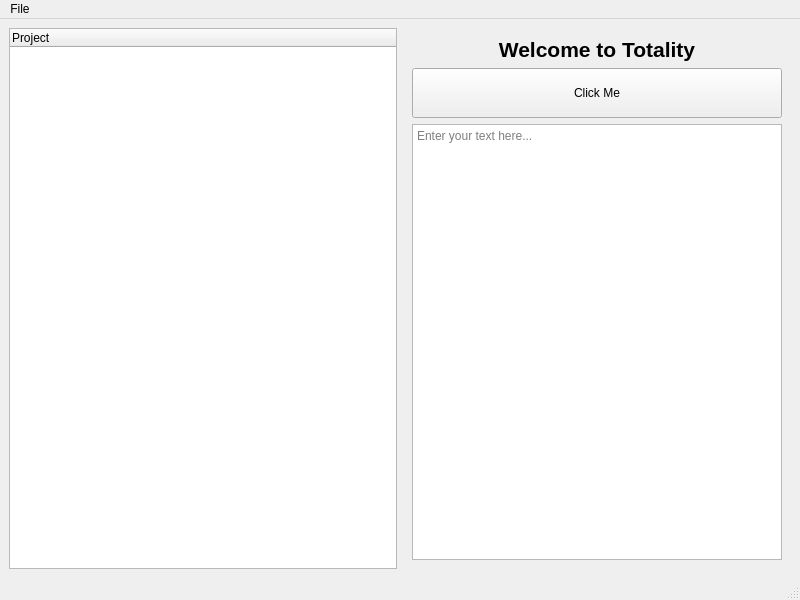
<?xml version="1.0" encoding="UTF-8"?>
<ui version="4.0">
 <class>MainWindow</class>
 <widget class="QMainWindow" name="MainWindow">
  <property name="geometry">
   <rect>
    <x>0</x>
    <y>0</y>
    <width>800</width>
    <height>600</height>
   </rect>
  </property>
  <property name="windowTitle">
   <string>Totality</string>
  </property>
  <widget class="QWidget" name="centralwidget">
   <layout class="QHBoxLayout" name="horizontalLayout">
    <item>
     <widget class="QTreeWidget" name="treeWidget">
      <property name="maximumWidth">
       <number>250</number>
      </property>
      <property name="minimumWidth">
       <number>200</number>
      </property>
      <column>
       <property name="text">
        <string>Project</string>
       </property>
      </column>
     </widget>
    </item>
    <item>
     <widget class="QWidget" name="rightWidget">
      <layout class="QVBoxLayout" name="verticalLayout">
       <item>
        <widget class="QLabel" name="titleLabel">
         <property name="text">
          <string>Welcome to Totality</string>
         </property>
         <property name="alignment">
          <set>Qt::AlignCenter</set>
         </property>
         <property name="font">
          <font>
           <pointsize>16</pointsize>
           <bold>true</bold>
          </font>
         </property>
        </widget>
       </item>
       <item>
        <widget class="QPushButton" name="actionButton">
         <property name="text">
          <string>Click Me</string>
         </property>
         <property name="minimumSize">
          <size>
           <width>200</width>
           <height>50</height>
          </size>
         </property>
        </widget>
       </item>
       <item>
        <widget class="QTextEdit" name="textEdit">
         <property name="placeholderText">
          <string>Enter your text here...</string>
         </property>
        </widget>
       </item>
      </layout>
     </widget>
    </item>
   </layout>
  </widget>
  <widget class="QMenuBar" name="menubar">
   <property name="geometry">
    <rect>
     <x>0</x>
     <y>0</y>
     <width>800</width>
     <height>22</height>
    </rect>
   </property>
   <widget class="QMenu" name="menuFile">
    <property name="title">
     <string>File</string>
    </property>
    <addaction name="actionNew"/>
    <addaction name="actionOpen"/>
    <addaction name="separator"/>
    <addaction name="actionExit"/>
   </widget>
   <addaction name="menuFile"/>
  </widget>
  <widget class="QStatusBar" name="statusbar"/>
  <action name="actionNew">
   <property name="text">
    <string>New</string>
   </property>
   <property name="shortcut">
    <string>Ctrl+N</string>
   </property>
  </action>
  <action name="actionOpen">
   <property name="text">
    <string>Open</string>
   </property>
   <property name="shortcut">
    <string>Ctrl+O</string>
   </property>
  </action>
  <action name="actionExit">
   <property name="text">
    <string>Exit</string>
   </property>
   <property name="shortcut">
    <string>Ctrl+Q</string>
   </property>
  </action>
 </widget>
 <resources/>
 <connections/>
</ui>
